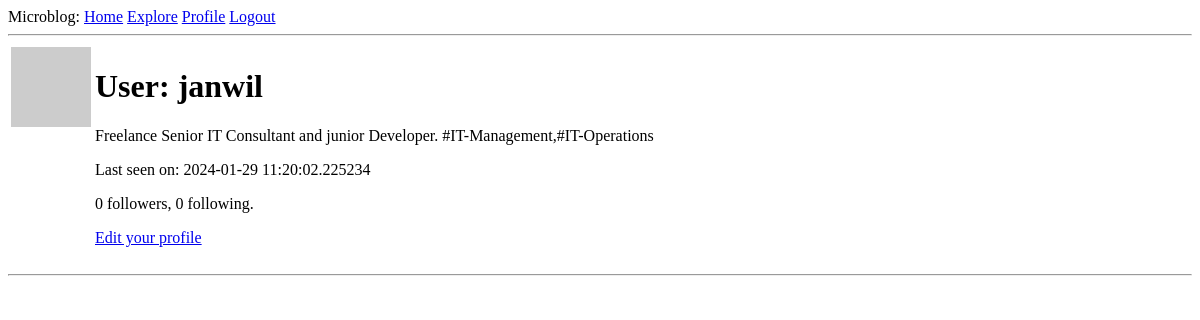
Before: /user/janwil (signed in) with the older database file.
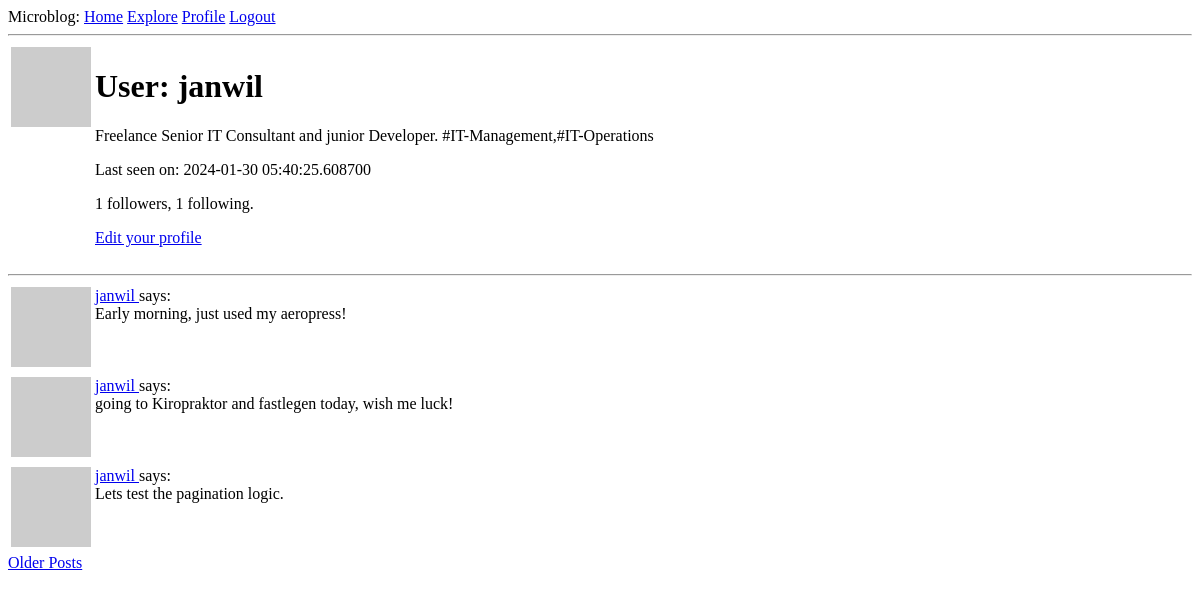
After: the same page with the newer database file.
### app/models.py (models this page shows, shortened)
class User(UserMixin,db.Model):
    id: so.Mapped[int] = so.mapped_column(primary_key=True)
    username: so.Mapped[str] = so.mapped_column(sa.String(64), index=True,unique=True)
    email: so.Mapped[str] = so.mapped_column(sa.String(120),index=True, unique=True)
    password_hash: so.Mapped[Optional[str]] = so.mapped_column(sa.String(256))
    posts: so.WriteOnlyMapped['Post'] = so.relationship(back_populates='author')
    about_me: so.Mapped[Optional[str]] = so.mapped_column(sa.String(140))
    last_seen: so.Mapped[Optional[datetime]] = so.mapped_column(default=lambda: datetime.now(timezone.utc))
    following: so.WriteOnlyMapped['User'] = so.relationship(secondary=followers,primaryjoin=(followers.c.follower_id == id),
                                                            secondaryjoin=(followers.c.followed_id == id),
                                                            back_populates='followers')
    followers: so.WriteOnlyMapped['User'] = so.relationship(secondary=followers,primaryjoin=(followers.c.followed_id == id),
                                                            secondaryjoin=(followers.c.follower_id == id),
                                                            back_populates='following')
    def avatar(self,size):
        digest = md5(self.email.lower().encode('utf-8')).hexdigest()
        return f'https://www.gravatar.com/avatar/{digest}?d=identicon&s={size}'
    def followers_count(self):
        query = sa.select(sa.func.count()).select_from(self.followers.select().subquery())
        return db.session.scalar(query)
    def following_count(self):
        query = sa.select(sa.func.count()).select_from(self.following.select().subquery())
        return db.session.scalar(query)

class Post(db.Model):
    id: so.Mapped[int] = so.mapped_column(primary_key=True)
    body: so.Mapped[str] = so.mapped_column(sa.String(140))
    timestamp: so.Mapped[datetime] = so.mapped_column(index=True, default=lambda: datetime.now(timezone.utc))
    user_id: so.Mapped[int] = so.mapped_column(sa.ForeignKey(User.id),index=True)
    author: so.Mapped[User] = so.relationship(back_populates='posts')

### app/routes.py (the view)
@app.route('/user/<username>')
@login_required
def user(username):
    user = db.first_or_404(sa.select(User).where(User.username == username))
    page = request.args.get('page',1, type=int)
    query= user.posts.select().order_by(Post.timestamp.desc())
    posts = db.paginate(query,page=page,per_page=app.config['POSTS_PER_PAGE'],error_out=False)
    next_url = url_for('user',username=user.username,page=posts.next_num) \
        if posts.has_next else None
    prev_url = url_for('user',username=user.username,page=posts.prev_num) \
        if posts.has_prev else None
    form=EmptyForm()
    return render_template('user.html',user=user,posts=posts,form=form,next_url=next_url,prev_url=prev_url)

### app/models.py (called while the page is built)
@login.user_loader
def load_user(id):
    return db.session.get(User,int(id))

### app/routes.py (called while the page is built)
@app.before_request
def before_request():
    if current_user.is_authenticated:
        current_user.last_seen = datetime.now(timezone.utc)
        db.session.commit()

### app/templates/user.html (shortened to what this page needs)
{% extends 'base.html' %}
{% block content %}
<table>
    <tr valign="top">
        <td><img src="{{ user.avatar(128) }}"></td>
        <td>
            <h1>User: {{ user.username }}</h1>
            {% if user.about_me %}
                <p>{{ user.about_me }}</p>
            {% endif %}
            {% if user.last_seen %}
                <p>Last seen on: {{ user.last_seen }}</p>
            {% endif %}
            <p>{{ user.followers_count() }} followers, {{ user.following_count() }} following.</p>
            {% if user == current_user %}
            <p><a href="{{ url_for('edit_profile') }}">Edit your profile</a></p>
            {% endif %}
        </td>
    </tr>
</table>
<hr>
    {% for post in posts %}
            {% include "_post.html" %}
    {% endfor %}
    {% if next_url %}
    <a href="{{ next_url }}">Older Posts </a>
    {% endif %}
{% endblock %}

### app/templates/_post.html
<table>
    <tr valign="top">
        <td><img src="{{ post.author.avatar(36)}}"></td>
        <td>
            <a href="{{ url_for('user', username=post.author.username) }}">
            {{ post.author.username }}
            </a>
            says:<br>{{ post.body }}
        </td>
    </tr>
</table>

Changed rows visible on the page:
changed User "janwil": last_seen "2024-01-29 11:20:02.225234" → "2024-01-30 05:40:25.608700"
added Post: author.username "janwil", body "Early morning, just used my aeropress!"
added Post: author.username "janwil", body "going to Kiropraktor and fastlegen today, wish me luck!"
added Post: author.username "janwil", body "Lets test the pagination logic."
Other visible differences:
{{ user.followers_count() }}: "0" → "1"
{{ user.following_count() }}: "0" → "1"
text now shown: "Older Posts"
